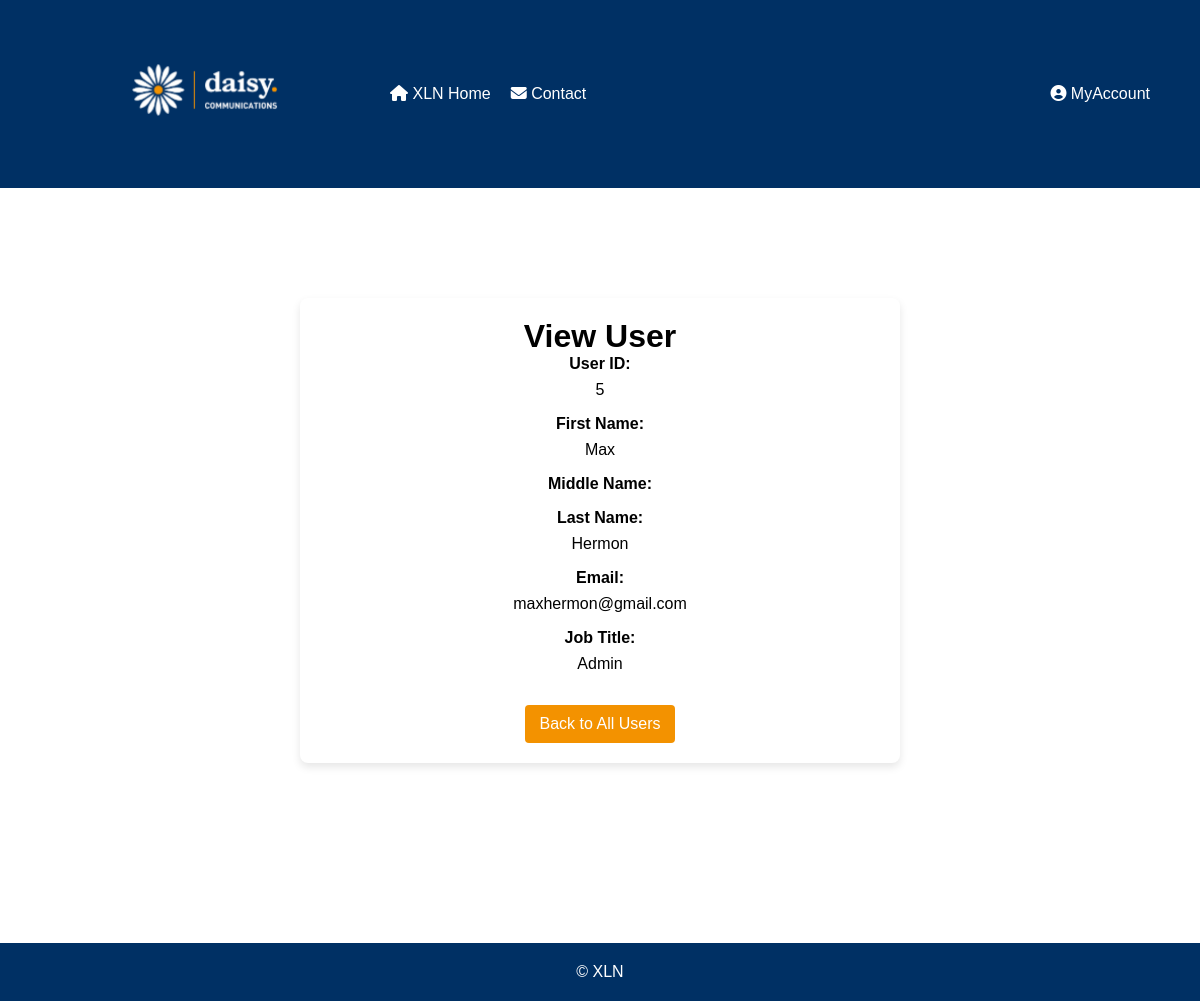
Before: /php/ViewUser.php?uid=5 with the older database file.
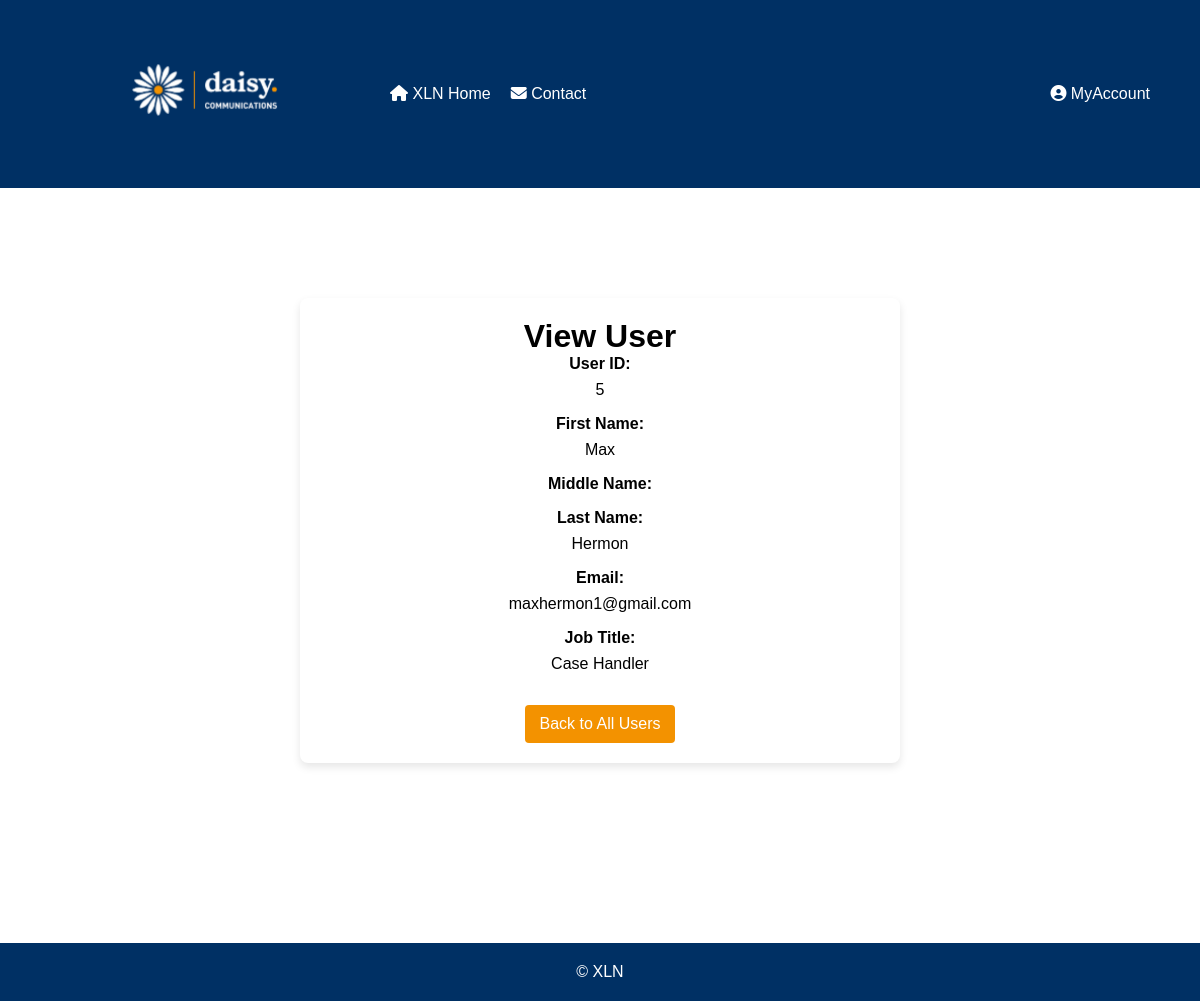
After: the same page with the newer database file.
### tables this page shows
CREATE TABLE users (
userID INTEGER PRIMARY KEY AUTOINCREMENT,
fName TEXT NOT NULL,
mName TEXT,
lName TEXT NOT NULL,
email TEXT NOT NULL UNIQUE CHECK (email LIKE '%_@_%._%'),
password TEXT NOT NULL,
jobID INT NULL,
FOREIGN KEY (jobID) REFERENCES jobs(jobID) ON UPDATE CASCADE ON DELETE CASCADE
);

CREATE TABLE "jobs" (
	"jobID"	INTEGER,
	"job"	TEXT NOT NULL,
	PRIMARY KEY("jobID" AUTOINCREMENT)
);

### php/ViewUser.php (the view, shortened to what this page needs)
<?php
$userID = isset($_GET['uid']) ? $_GET['uid'] : null;
$userData = null;
$db = new SQLite3('../data/XLN_new_DBA.db');
if ($userID) {
    $stmt = $db->prepare($sql = "SELECT u.*,
                                j.job AS job_name
                    FROM users u
                    LEFT JOIN jobs j ON u.jobID = j.jobID
                    WHERE u.userID = :userID");
    $stmt->bindValue(':userID', $userID, SQLITE3_INTEGER);
    $result = $stmt->execute();
    $userData = $result->fetchArray(SQLITE3_ASSOC);
}
?>
<!DOCTYPE html>
<html lang="en">
<head>
    <link rel="stylesheet" href="../css/EditCase.css">
    <link
    rel="stylesheet"
    href="https://cdnjs.cloudflare.com/ajax/libs/font-awesome/6.2.1/css/all.min.css"
  />
</head>
<body>
<header>
        <a href="Homepage.php"><img class="logo" src="../xlnLogo.png" alt="XLN Logo"></a>
        <nav>
            <ul class="left-menu">
                <li><a href="Homepage.php"><i class="fa-solid fa-house"></i> XLN Home</a></li>
                <li><a href="../html/Contact.html"><i class="fa-solid fa-envelope"></i> Contact</a></li>
            </ul>
            <ul class="right-menu">
                <li class="dropdown">
                    <a href="javascript:void(0)" class="dropbtn"><i class="fa-solid fa-circle-user"></i> MyAccount</a>
                </li>
            </ul>
        </nav>
    </header>
    <main>
        <div class="container">
            <h1>View User</h1>
            <?php if ($userData): ?>
                <div id="viewCaseForm">
                    <div class="form-group">
                        <label>User ID:</label>
                        <p><?php echo $userData['userID']; ?></p>
                    </div>
                    <div class="form-group">
                        <label>First Name:</label>
                        <p><?php echo $userData['fName']; ?></p>
                    </div>
                    <div class="form-group">
                        <label>Middle Name:</label>
                    </div>
                    <div class="form-group">
                        <label>Last Name:</label>
                        <p><?php echo $userData['lName']; ?></p>
                    </div>
                    <div class="form-group">
                        <label>Email:</label>
                        <p><?php echo $userData['email']; ?></p>
                    </div>
                    <div class="form-group">
                        <label>Job Title:</label>
                        <p><?php echo $userData['job_name']; ?></p>
                    </div>
                    <a href="UserManagement.php" class="button">Back to All Users</a>
                </div>
            <?php else: ?>
                <p>No User found or invalid User ID.</p>
                <a href="UserManagement.php">Back to All Users</a>
            <?php endif; ?>
        </div>
    </main>
    <footer>
        <p>&copy; <span id="year"></span> XLN</p>
    </footer>
</body>
</html>

Changed rows visible on the page:
changed users "Max": email "maxhermon@gmail.com" → "maxhermon1@gmail.com"; jobID.job "Admin" → "Case Handler"
